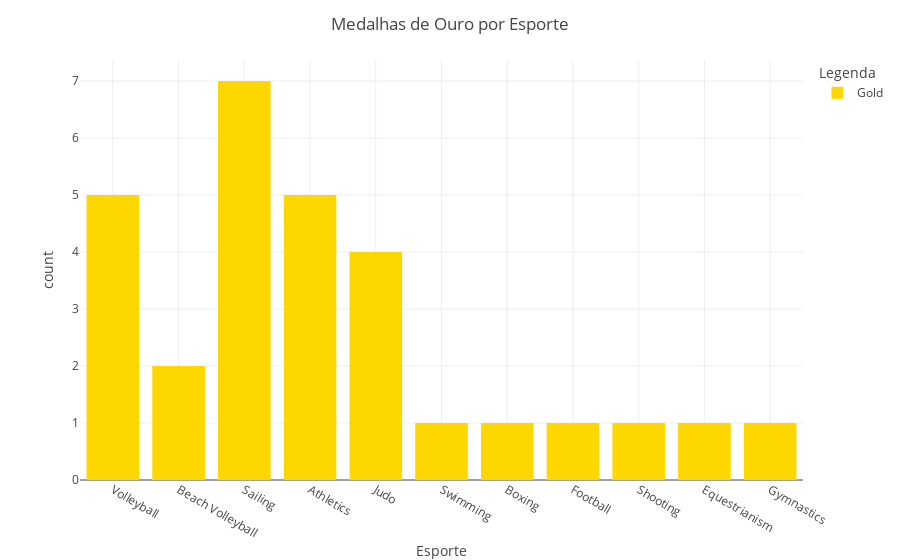

Notebook cell for this chart:
### Code cell
fig = px.histogram(df_gold_medalists, x='Sport',color='Medal', color_discrete_map={'Gold':'gold'}, 
                   template='gridon',
                   labels={'Sport': 'Esporte', 'count': 'Total de Medalhas', 'Medal': 'Legenda'})
fig.update_layout(title_text='Medalhas de Ouro por Esporte', title_x=0.5) 
fig.show()

### Figure 1 — Plotly figure (JSON) as saved in the notebook; plotly's stock layout.template omitted (floating-point values rounded to 4 significant figures)
{"data": [{"alignmentgroup": "True", "bingroup": "x", "hovertemplate": "Legenda=Gold<br>Esporte=%{x}<br>count=%{y}<extra></extra>", "legendgroup": "Gold", "marker": {"color": "gold", "pattern": {"shape": ""}}, "name": "Gold", "offsetgroup": "Gold", "orientation": "v", "showlegend": true, "type": "histogram", "x": ["Volleyball", "Beach Volleyball", "Volleyball", "Volleyball", "Volleyball", "Sailing", "Athletics", "Judo", "Volleyball", "Swimming", "Boxing", "Athletics", "Athletics", "Athletics", "Football", "Beach Volleyball", "Sailing", "Sailing", "Sailing", "Athletics", "Judo", "Judo", "Shooting", "Sailing", "Equestrianism", "Sailing", "Sailing", "Judo", "Gymnastics"], "xaxis": "x", "yaxis": "y"}], "layout": {"autosize": true, "barmode": "relative", "legend": {"title": {"text": "Legenda"}, "tracegroupgap": 0}, "margin": {"t": 60}, "title": {"text": "Medalhas de Ouro por Esporte", "x": 0.5}, "xaxis": {"anchor": "y", "autorange": true, "domain": [0, 1], "range": [-0.5, 10.5], "title": {"text": "Esporte"}, "type": "category"}, "yaxis": {"anchor": "x", "autorange": true, "domain": [0, 1], "range": [0, 7.368], "title": {"text": "count"}}}}
